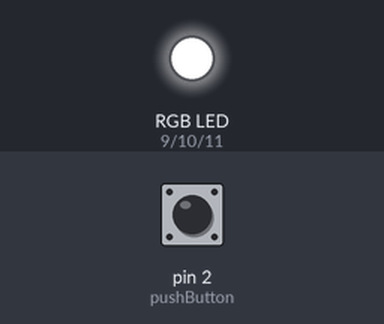
Recording of a sketch running on a simulated Arduino Uno, built with avr-gcc and run on an emulated ATmega328P. On the bench: an RGB LED mixed from three pins (HIGH = lit). Inputs (shaded band) come from the test bench; at power-on: pin 2 (pushButton) HIGH. What the sketch prints to the serial monitor is not drawn.

Above: at 1.2 s.
1.3 s: pin 2 (pushButton) pulled LOW for 0.15 s
At 1.37 s:
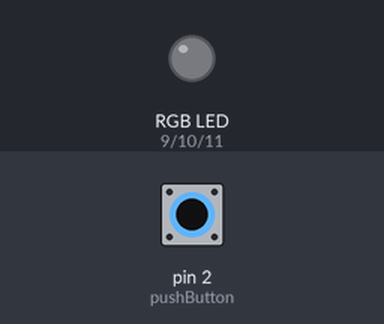
2.9 s: pin 2 (pushButton) pulled LOW for 3.2 s
At 7.4 s:
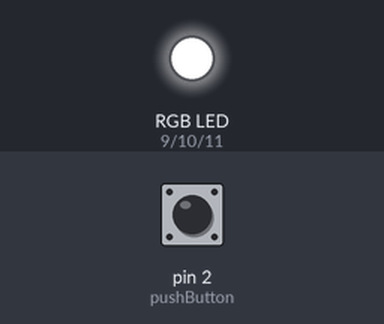
Timing chart, 0 to 8.9 s (numbered marks = the images above; inputs shaded):
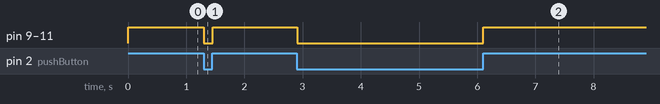

Measured:
- after the input at 1.3 s, pin 9 (RedLEDPin), pin 10 (GreenLEDPin), pin 11 (BlueLEDPin): HIGH → LOW at once, → HIGH 0.15 s later
- after the input at 2.9 s, pin 9 (RedLEDPin), pin 10 (GreenLEDPin), pin 11 (BlueLEDPin): HIGH → LOW at once, → HIGH 3.2 s later

The sketch:

RGB_LED_BUTTON.ino
```cpp
/*Yury Ereshchenko 114012010
This codes controls the RGB light
It cycles the colors of RedLEDPin, GreenLEDPin, BlueLEDPin, yellow, pink, turquoise and white


09/24/2025

*/


//Setup Arduino pins
const int RedLEDPin = 9;
const int GreenLEDPin = 10;
const int BlueLEDPin = 11;

const int pushButton = 2;
int pushButtonState = 0;

// the setup function runs once when you press reset or power the board
void setup() {

  Serial.begin(9600);
  pinMode(RedLEDPin, OUTPUT);
  pinMode(GreenLEDPin, OUTPUT);
  pinMode(BlueLEDPin, OUTPUT);

  pinMode(pushButton, INPUT);
}


// the loop function runs over and over again forever
void loop() {

  pushButtonState = digitalRead(pushButton);
  //Inverse the state becuase module gives the opposite
  if (pushButtonState == LOW) {
    pushButtonState = HIGH;
  }
  else if (pushButtonState == HIGH) {
    pushButtonState = LOW;
  }

  Serial.println(pushButtonState);
  delay(1);

  if (pushButtonState == HIGH){
    TurnColorON(RedLEDPin);
    TurnColorON(GreenLEDPin);
    TurnColorON(BlueLEDPin);
  }

  else {
    TurnColorOFF(RedLEDPin);
    TurnColorOFF(GreenLEDPin);
    TurnColorOFF(BlueLEDPin);
  }

  // //Make sure its off
  // TurnColorOFF(RedLEDPin);
  // TurnColorOFF(GreenLEDPin);
  // TurnColorOFF(BlueLEDPin);

  // //GreenLEDPin
  // TurnColorON(GreenLEDPin);
  // delay(5000);
  // TurnColorOFF(GreenLEDPin);
  // delay(1000);

  // //YELLOW
  // TurnColorON(RedLEDPin);
  // TurnColorON(GreenLEDPin);
  // delay(1000);
  // TurnColorOFF(RedLEDPin);
  // TurnColorOFF(GreenLEDPin);
  // delay(1000);

  // //RedLEDPin
  // TurnColorON(RedLEDPin);
  // delay(8000);
  // TurnColorOFF(RedLEDPin);
  // delay(1000);

  // //BlueLEDPin
  // TurnColorON(BlueLEDPin);
  // delay(2000);
  // TurnColorOFF(BlueLEDPin);
  // delay(2000);


  // //PINK
  // TurnColorON(RedLEDPin);
  // TurnColorON(BlueLEDPin);
  // delay(2000);
  // TurnColorOFF(RedLEDPin);
  // TurnColorOFF(BlueLEDPin);
  // delay(2000);

  // //TURQUOISE
  // TurnColorON(GreenLEDPin);
  // TurnColorON(BlueLEDPin);
  // delay(2000);
  // TurnColorOFF(GreenLEDPin);
  // TurnColorOFF(BlueLEDPin);
  // delay(2000);

  // //WHITE
  // TurnColorON(RedLEDPin);
  // TurnColorON(GreenLEDPin);
  // TurnColorON(BlueLEDPin);
  // delay(2000);
  // TurnColorON(RedLEDPin);
  // TurnColorON(GreenLEDPin);
  // TurnColorON(BlueLEDPin);
  // delay(2000);
}

void TurnColorON(int color) {
  digitalWrite(color, LOW);  // turn the LED on (HIGH is the voltage level)
}

void TurnColorOFF(int color) {
  digitalWrite(color, HIGH);  // turn the LED on (HIGH is the voltage level)
}
```
